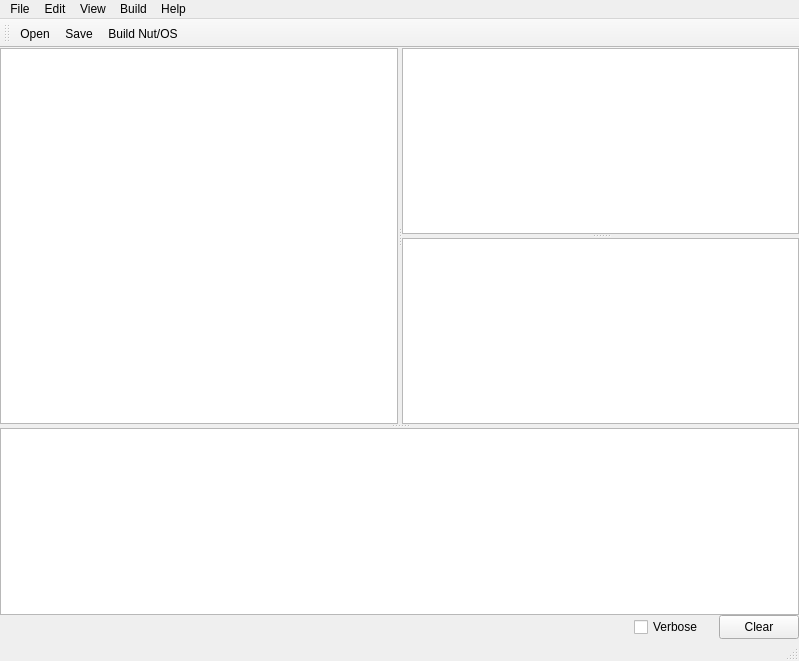
<?xml version="1.0" encoding="UTF-8"?>
<ui version="4.0">
 <author>Comm5 Tecnologia Ltda</author>
 <class>MainWindow</class>
 <widget class="QMainWindow" name="MainWindow">
  <property name="geometry">
   <rect>
    <x>0</x>
    <y>0</y>
    <width>799</width>
    <height>661</height>
   </rect>
  </property>
  <property name="windowTitle">
   <string>Nut/OS Configurator</string>
  </property>
  <property name="windowIcon">
   <iconset>
    <normalon>:/images/buildlibrary_large.png</normalon>
   </iconset>
  </property>
  <property name="locale">
   <locale language="English" country="UnitedStates"/>
  </property>
  <widget class="QWidget" name="centralwidget">
   <layout class="QVBoxLayout" name="verticalLayout_2">
    <property name="spacing">
     <number>6</number>
    </property>
    <property name="margin">
     <number>0</number>
    </property>
    <item>
     <widget class="QSplitter" name="splitter_4">
      <property name="orientation">
       <enum>Qt::Vertical</enum>
      </property>
      <widget class="QSplitter" name="splitter_3">
       <property name="orientation">
        <enum>Qt::Horizontal</enum>
       </property>
       <widget class="QWidget" name="layoutWidget">
        <layout class="QHBoxLayout" name="horizontalLayout">
         <property name="spacing">
          <number>0</number>
         </property>
         <item>
          <widget class="QSplitter" name="splitter">
           <property name="orientation">
            <enum>Qt::Horizontal</enum>
           </property>
           <widget class="QTreeView" name="componentTree">
            <property name="editTriggers">
             <set>QAbstractItemView::AllEditTriggers</set>
            </property>
            <property name="alternatingRowColors">
             <bool>true</bool>
            </property>
            <property name="textElideMode">
             <enum>Qt::ElideMiddle</enum>
            </property>
            <property name="headerHidden">
             <bool>true</bool>
            </property>
            <attribute name="headerVisible">
             <bool>false</bool>
            </attribute>
            <attribute name="headerCascadingSectionResizes">
             <bool>true</bool>
            </attribute>
            <attribute name="headerStretchLastSection">
             <bool>true</bool>
            </attribute>
            <attribute name="headerCascadingSectionResizes">
             <bool>true</bool>
            </attribute>
            <attribute name="headerVisible">
             <bool>false</bool>
            </attribute>
            <attribute name="headerStretchLastSection">
             <bool>true</bool>
            </attribute>
           </widget>
          </widget>
         </item>
        </layout>
       </widget>
       <widget class="QSplitter" name="splitter_2">
        <property name="orientation">
         <enum>Qt::Vertical</enum>
        </property>
        <widget class="QTableView" name="detailsView">
         <attribute name="horizontalHeaderStretchLastSection">
          <bool>true</bool>
         </attribute>
         <attribute name="verticalHeaderVisible">
          <bool>false</bool>
         </attribute>
         <attribute name="verticalHeaderHighlightSections">
          <bool>false</bool>
         </attribute>
         <attribute name="verticalHeaderStretchLastSection">
          <bool>false</bool>
         </attribute>
         <attribute name="verticalHeaderVisible">
          <bool>false</bool>
         </attribute>
         <attribute name="horizontalHeaderStretchLastSection">
          <bool>true</bool>
         </attribute>
         <attribute name="verticalHeaderHighlightSections">
          <bool>false</bool>
         </attribute>
         <attribute name="verticalHeaderStretchLastSection">
          <bool>false</bool>
         </attribute>
        </widget>
        <widget class="QTextBrowser" name="descriptionPanel"/>
       </widget>
      </widget>
      <widget class="QWidget" name="layoutWidget2">
       <layout class="QVBoxLayout" name="verticalLayout">
        <property name="spacing">
         <number>0</number>
        </property>
        <item>
         <widget class="QTextEdit" name="logPanel">
          <property name="font">
           <font>
            <family>Courier New</family>
           </font>
          </property>
          <property name="acceptDrops">
           <bool>false</bool>
          </property>
          <property name="undoRedoEnabled">
           <bool>false</bool>
          </property>
          <property name="textInteractionFlags">
           <set>Qt::LinksAccessibleByMouse|Qt::TextSelectableByKeyboard|Qt::TextSelectableByMouse</set>
          </property>
         </widget>
        </item>
        <item>
         <layout class="QHBoxLayout" name="logControl" stretch="0,0,0">
          <property name="spacing">
           <number>15</number>
          </property>
          <property name="sizeConstraint">
           <enum>QLayout::SetDefaultConstraint</enum>
          </property>
          <item>
           <spacer name="horizontalSpacer">
            <property name="orientation">
             <enum>Qt::Horizontal</enum>
            </property>
            <property name="sizeHint" stdset="0">
             <size>
              <width>40</width>
              <height>20</height>
             </size>
            </property>
           </spacer>
          </item>
          <item>
           <widget class="QCheckBox" name="logVerbose">
            <property name="text">
             <string>Verbose</string>
            </property>
           </widget>
          </item>
          <item>
           <widget class="QPushButton" name="logClear">
            <property name="sizePolicy">
             <sizepolicy hsizetype="Minimum" vsizetype="Fixed">
              <horstretch>0</horstretch>
              <verstretch>0</verstretch>
             </sizepolicy>
            </property>
            <property name="minimumSize">
             <size>
              <width>55</width>
              <height>24</height>
             </size>
            </property>
            <property name="baseSize">
             <size>
              <width>0</width>
              <height>0</height>
             </size>
            </property>
            <property name="text">
             <string>Clear</string>
            </property>
           </widget>
          </item>
         </layout>
        </item>
       </layout>
      </widget>
     </widget>
    </item>
   </layout>
  </widget>
  <widget class="QMenuBar" name="menubar">
   <property name="geometry">
    <rect>
     <x>0</x>
     <y>0</y>
     <width>799</width>
     <height>21</height>
    </rect>
   </property>
   <widget class="QMenu" name="menuFile">
    <property name="title">
     <string>File</string>
    </property>
    <addaction name="actionOpen"/>
    <addaction name="actionSave"/>
    <addaction name="actionSave_as"/>
    <addaction name="separator"/>
    <addaction name="actionExit"/>
   </widget>
   <widget class="QMenu" name="menuEdit">
    <property name="title">
     <string>Edit</string>
    </property>
    <addaction name="actionSettings"/>
   </widget>
   <widget class="QMenu" name="menuView">
    <property name="title">
     <string>View</string>
    </property>
   </widget>
   <widget class="QMenu" name="menuBuild">
    <property name="title">
     <string>Build</string>
    </property>
    <addaction name="actionBuild_Nut_OS"/>
    <addaction name="actionBuildStop"/>
    <addaction name="separator"/>
    <addaction name="actionCreate_sample"/>
   </widget>
   <widget class="QMenu" name="menuHelp">
    <property name="title">
     <string>Help</string>
    </property>
    <addaction name="actionHelp_Contents"/>
    <addaction name="separator"/>
    <addaction name="actionAbout"/>
   </widget>
   <addaction name="menuFile"/>
   <addaction name="menuEdit"/>
   <addaction name="menuView"/>
   <addaction name="menuBuild"/>
   <addaction name="menuHelp"/>
  </widget>
  <widget class="QStatusBar" name="statusbar"/>
  <widget class="QToolBar" name="toolBar">
   <property name="windowTitle">
    <string>toolBar</string>
   </property>
   <attribute name="toolBarArea">
    <enum>TopToolBarArea</enum>
   </attribute>
   <attribute name="toolBarBreak">
    <bool>false</bool>
   </attribute>
   <addaction name="actionOpen"/>
   <addaction name="actionSave"/>
   <addaction name="actionBuild_Nut_OS"/>
  </widget>
  <action name="actionOpen">
   <property name="icon">
    <iconset>
     <normalon>:/images/open_large.png</normalon>
    </iconset>
   </property>
   <property name="text">
    <string>Open</string>
   </property>
   <property name="shortcut">
    <string>Ctrl+O</string>
   </property>
  </action>
  <action name="actionSave">
   <property name="icon">
    <iconset>
     <normalon>:/images/save_large.png</normalon>
    </iconset>
   </property>
   <property name="text">
    <string>Save</string>
   </property>
   <property name="shortcut">
    <string>Ctrl+S</string>
   </property>
  </action>
  <action name="actionSave_as">
   <property name="text">
    <string>Save As...</string>
   </property>
  </action>
  <action name="actionExit">
   <property name="text">
    <string>Exit</string>
   </property>
  </action>
  <action name="actionBuild_Nut_OS">
   <property name="icon">
    <iconset>
     <normalon>:/images/buildlibrary_large.png</normalon>
    </iconset>
   </property>
   <property name="text">
    <string>Build Nut/OS</string>
   </property>
   <property name="statusTip">
    <string>Build Nut/OS Libraries</string>
   </property>
   <property name="shortcut">
    <string>F7</string>
   </property>
   <property name="autoRepeat">
    <bool>false</bool>
   </property>
  </action>
  <action name="actionCreate_sample">
   <property name="text">
    <string>Create Sample Directory</string>
   </property>
  </action>
  <action name="actionSettings">
   <property name="text">
    <string>Settings...</string>
   </property>
   <property name="shortcut">
    <string>Ctrl+T</string>
   </property>
  </action>
  <action name="actionHelp_Contents">
   <property name="text">
    <string>Help Contents</string>
   </property>
   <property name="shortcut">
    <string>F1</string>
   </property>
   <property name="shortcutContext">
    <enum>Qt::ApplicationShortcut</enum>
   </property>
  </action>
  <action name="actionAbout">
   <property name="text">
    <string>About</string>
   </property>
  </action>
  <action name="actionBuildStop">
   <property name="enabled">
    <bool>false</bool>
   </property>
   <property name="text">
    <string>Stop</string>
   </property>
   <property name="statusTip">
    <string>Cancel the current build</string>
   </property>
  </action>
 </widget>
 <tabstops>
  <tabstop>componentTree</tabstop>
  <tabstop>detailsView</tabstop>
  <tabstop>descriptionPanel</tabstop>
  <tabstop>logPanel</tabstop>
  <tabstop>logVerbose</tabstop>
  <tabstop>logClear</tabstop>
 </tabstops>
 <resources>
  <include location="qnutconf.qrc"/>
 </resources>
 <connections>
  <connection>
   <sender>logClear</sender>
   <signal>clicked()</signal>
   <receiver>logPanel</receiver>
   <slot>clear()</slot>
   <hints>
    <hint type="sourcelabel">
     <x>51</x>
     <y>616</y>
    </hint>
    <hint type="destinationlabel">
     <x>51</x>
     <y>566</y>
    </hint>
   </hints>
  </connection>
 </connections>
</ui>
